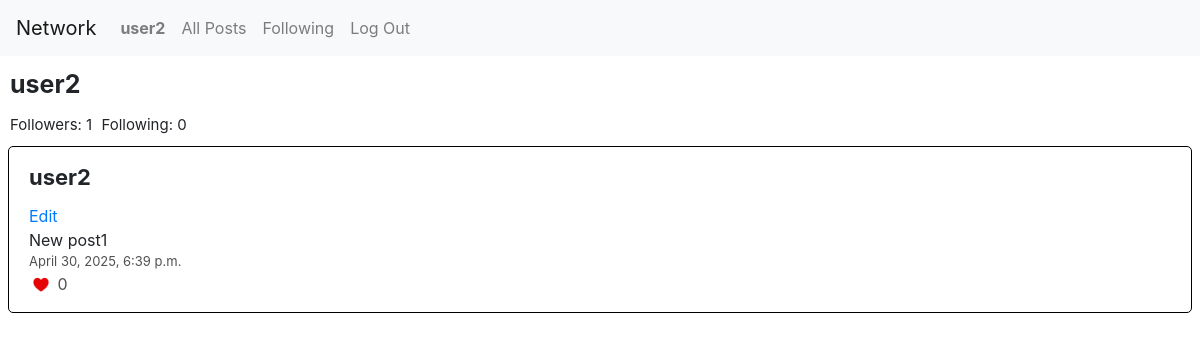
Screenshot of /profile/user2/ (signed in) with the database file from the repository.
### network/models.py (models this page shows, shortened)
class User(AbstractUser):
    pass

class Post(models.Model):
    owner = models.ForeignKey(User, on_delete=models.CASCADE, related_name="posts")
    body = models.TextField(blank=False, null=False)
    created_at = models.DateTimeField(auto_now_add=True)
    class Meta:
        ordering = ["-created_at"]

### network/views.py (the view)
# urls.py: path("profile/<str:username>/", views.profile, name='profile'),
def profile(request, username):
    user = User.objects.get(username=username)
    posts = user.posts.all()
    followers = user.followers.all().count()
    following = user.following.all().count()
    is_following = Follow.objects.filter(follower=request.user, followee=user).exists()
    context = {
        'us': user,
        'posts': posts,
        'followers': followers,
        'following': following,
        'is_following': is_following,
    }
    return render(request, 'network/profile.html', context)

### network/templates/network/profile.html (shortened to what this page needs)
{% extends 'network/layout.html' %}
{% load static %}
{% block body %}
    <div id="profile">{{us.username}}</div>
    <div id="follow">
        <span id="followers">Followers: {{followers}}</span>
        <span id="following">Following: {{following}}</span>
    </div>
    {% for post in posts %}
        <div>
            <div class="post">
                <div id="username">{{post.owner}}</div>
                {% if request.user == post.owner %}
                    <a class="nav-link" style="padding: 0px !important;" href="#">Edit</a>
                {% endif %}
                <div id="content">{{post.body}}</div>
                <div id="time">{{post.created_at}}</div>
                <div id="likes">
                    <img style="width: 24px; height: 22px; margin-bottom: 3px;" alt="">
                    <span class="like">0</span>
                </div>
            </div>
        </div>
    {% empty %}
        <div style="margin-left: 10px; font-weight: bold; font-size: 25px;">There is no post yet.</div>
    {% endfor %}
{% endblock %}

### network/templates/network/layout.html (shortened to what this page needs)
{% load static %}
<!DOCTYPE html>
<html lang="en">
    <head>
        <link rel="stylesheet" href="https://stackpath.bootstrapcdn.com/bootstrap/4.4.1/css/bootstrap.min.css">
        <link href="{% static 'network/styles.css' %}" rel="stylesheet">
    </head>
    <body>
        <nav class="navbar navbar-expand-lg navbar-light bg-light">
            <a class="navbar-brand" href="{% url 'index' %}">Network</a>
            <div>
              <ul class="navbar-nav mr-auto">
                {% if user.is_authenticated %}
                    <li class="nav-item">
                        <a class="nav-link" href="{% url 'profile' user.username %}"><strong>{{ user.username }}</strong></a>
                    </li>
                {% endif %}
                <li class="nav-item">
                  <a class="nav-link" href="{% url 'all_posts' %}">All Posts</a>
                </li>
                {% if user.is_authenticated %}
                    <li class="nav-item">
                        <a class="nav-link" href="{% url 'following' user.id %}">Following</a>
                    </li>
                    <li class="nav-item">
                        <a class="nav-link" href="{% url 'logout' %}">Log Out</a>
                    </li>
                {% endif %}
              </ul>
            </div>
          </nav>
        <div class="body">
            {% if message %}
                <div style="font-size: 25px; font-weight: bold; margin-left: 10px;">{{message}}</div>
            {% else %}
                {% block body %}
                {% endblock %}
            {% endif %}
        </div>
    </body>
</html>

### network/static/network/styles.css (style rules this page uses)
.post { border: solid black 1px; border-radius: 5px; margin: 8px; padding: 14px 20px; }
#username { font-size: 22px; font-weight: bold; margin-bottom: 10px; }
#time { color: rgb(81, 81, 81); font-size: 13px; }
.like { color: rgb(81, 81, 81); }
#profile { margin: 10px; font-size: 25px; font-weight: bold; }
#follow { margin: 10px; font-size: 15px; }
#following { margin: 5px; }

### rows the page displays
User: username "user2"
Post: owner "user2", shows "Edit", body "New post1", created_at "April 30, 2025, 6:39 p.m."

### other values shown
{{ followers }} "1"
{{ following }} "0"
